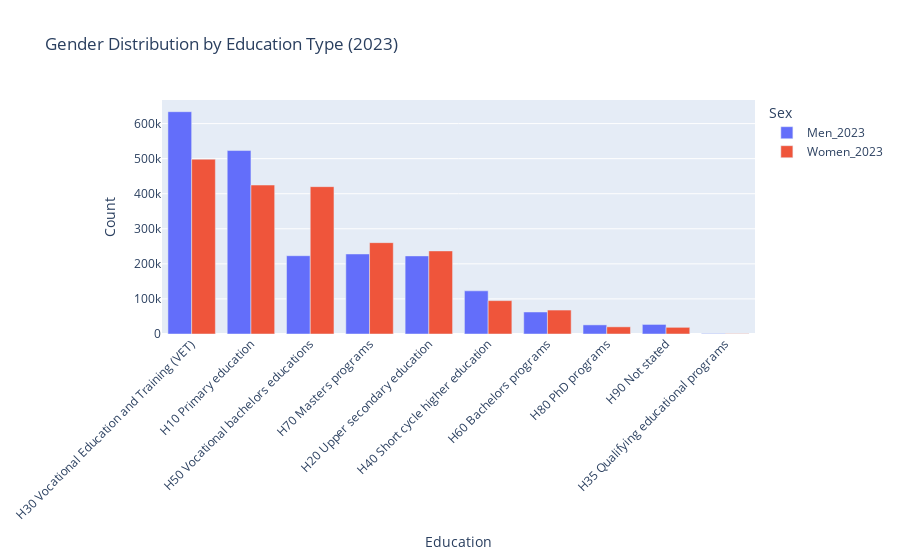

The code cell stored with this chart in its notebook:
### Markdown cell above
##  Gender Differences Across Education Types

We've seen how education programs have evolved over time — but who is filling those seats?

The chart below breaks down **male and female participation** across all education types in 2023. It offers a clear snapshot of **gendered educational preferences** and highlights persistent divides between fields.

### Code cell
import pandas as pd
import plotly.express as px

# Load gender-separated data
men_df = pd.read_excel("Men.xlsx")
women_df = pd.read_excel("Women.xlsx")

# Group by education type
men_type = men_df.groupby("Education")["2023"].sum().reset_index()
women_type = women_df.groupby("Education")["2023"].sum().reset_index()

# Rename columns
men_type.columns = ["Education", "Men_2023"]
women_type.columns = ["Education", "Women_2023"]

# Merge
gender_edu = pd.merge(men_type, women_type, on="Education")
gender_edu["Total"] = gender_edu["Men_2023"] + gender_edu["Women_2023"]

# Sort by total count
gender_edu_sorted = gender_edu.sort_values("Total", ascending=False)

# Reshape for Plotly
melted = gender_edu_sorted.melt(
    id_vars="Education",
    value_vars=["Men_2023", "Women_2023"],
    var_name="Sex",
    value_name="Count"
)

# Plot interactive grouped bar chart
fig = px.bar(
    melted,
    x="Education",
    y="Count",
    color="Sex",
    barmode="group",
    title="Gender Distribution by Education Type (2023)"
)

fig.update_layout(xaxis_tickangle=-45)
fig.write_html("Gender Distribution by Education Type.html")
fig.show()

### Figure 1 — Plotly figure (JSON) as saved in the notebook; plotly's stock layout.template omitted (floating-point values rounded to 4 significant figures)
{"data": [{"alignmentgroup": "True", "hovertemplate": "Sex=Men_2023<br>Education=%{x}<br>Count=%{y}<extra></extra>", "legendgroup": "Men_2023", "marker": {"color": "#636efa", "pattern": {"shape": ""}}, "name": "Men_2023", "offsetgroup": "Men_2023", "orientation": "v", "showlegend": true, "textposition": "auto", "type": "bar", "x": ["H30 Vocational Education and Training (VET)", "H10 Primary education", "H50 Vocational bachelors educations", "H70 Masters programs", "H20 Upper secondary education", "H40 Short cycle higher education", "H60 Bachelors programs", "H80 PhD programs", "H90 Not stated", "H35 Qualifying educational programs"], "xaxis": "x", "y": [633963, 523197, 223263, 228194, 222719, 123095, 62770, 25996, 27288, 1265], "yaxis": "y"}, {"alignmentgroup": "True", "hovertemplate": "Sex=Women_2023<br>Education=%{x}<br>Count=%{y}<extra></extra>", "legendgroup": "Women_2023", "marker": {"color": "#EF553B", "pattern": {"shape": ""}}, "name": "Women_2023", "offsetgroup": "Women_2023", "orientation": "v", "showlegend": true, "textposition": "auto", "type": "bar", "x": ["H30 Vocational Education and Training (VET)", "H10 Primary education", "H50 Vocational bachelors educations", "H70 Masters programs", "H20 Upper secondary education", "H40 Short cycle higher education", "H60 Bachelors programs", "H80 PhD programs", "H90 Not stated", "H35 Qualifying educational programs"], "xaxis": "x", "y": [498533, 424820, 420195, 260517, 236920, 95160, 68294, 20410, 19013, 861], "yaxis": "y"}], "layout": {"barmode": "group", "legend": {"title": {"text": "Sex"}, "tracegroupgap": 0}, "title": {"text": "Gender Distribution by Education Type (2023)"}, "xaxis": {"anchor": "y", "domain": [0, 1], "tickangle": -45, "title": {"text": "Education"}}, "yaxis": {"anchor": "x", "domain": [0, 1], "title": {"text": "Count"}}}}
